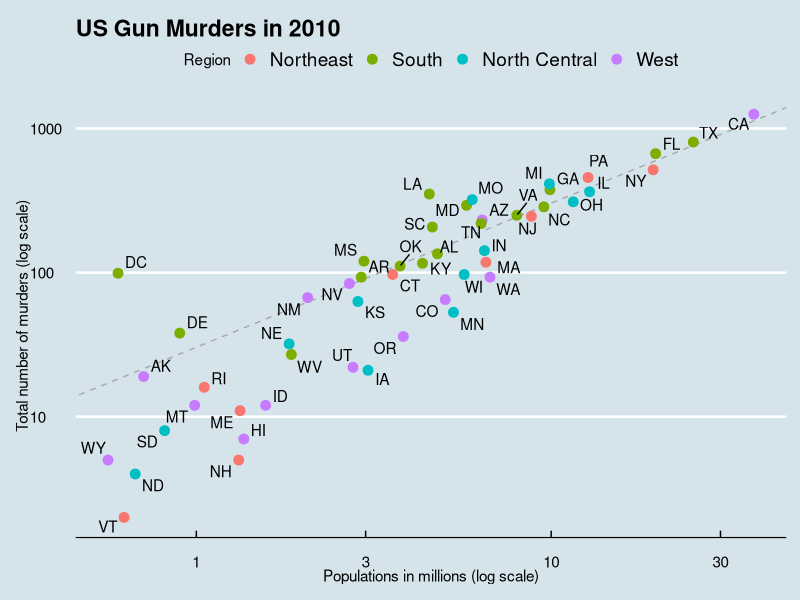
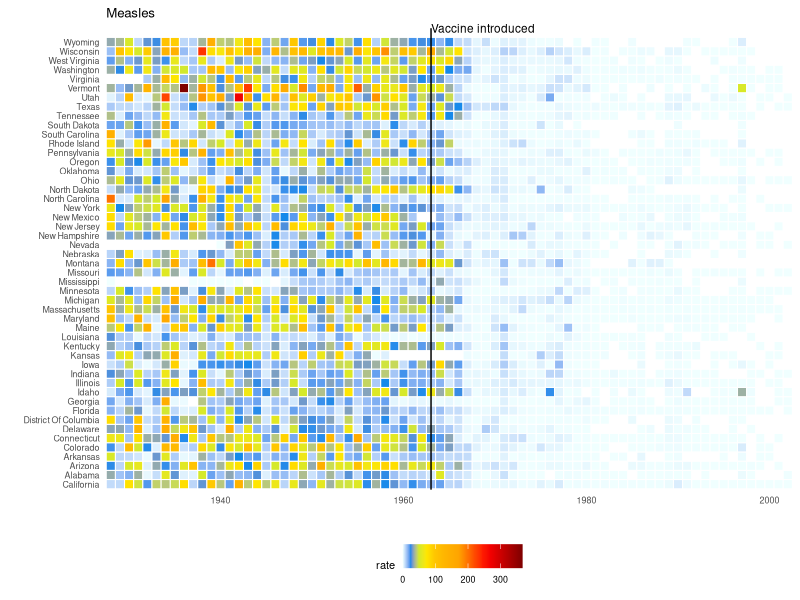
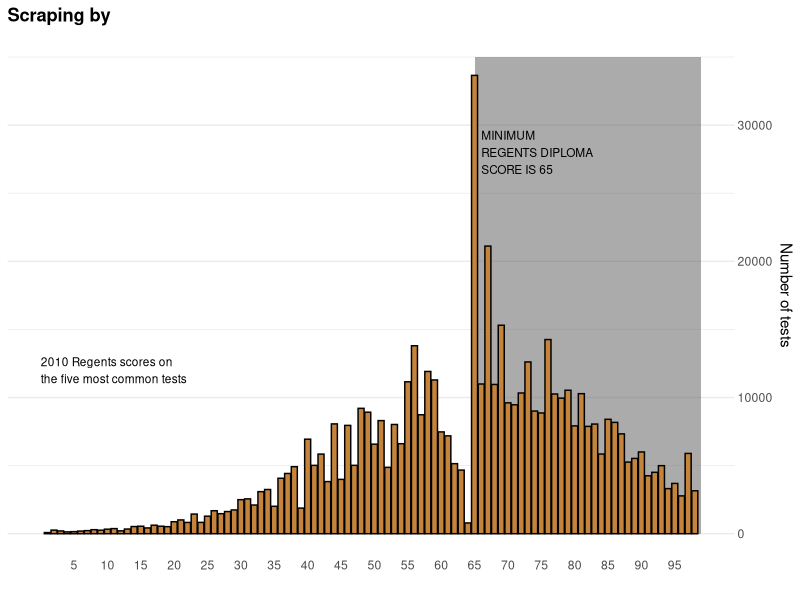
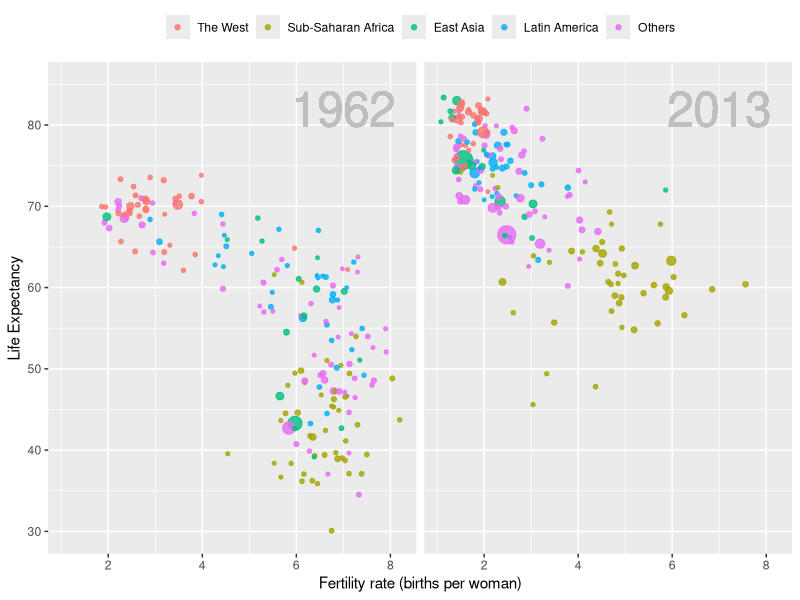

Recreate these plots in R, in order.
## ---- chunk 1
img_path <- "dataviz/img"
## ---- chunk 2
library(dslabs)
data(murders)
head(murders)
## ---- chunk 3
library(tidyverse)
library(ggthemes)
library(ggrepel)

r <- murders |>
  summarize(pop=sum(population), tot=sum(total)) |>
  mutate(rate = tot/pop*10^6) |> pull(rate)

murders |> ggplot(aes(x = population/10^6, y = total, label = abb)) +
  geom_abline(intercept = log10(r), lty=2, col="darkgrey") +
  geom_point(aes(color=region), size = 3) +
  geom_text_repel() +
  scale_x_log10() +
  scale_y_log10() +
  xlab("Populations in millions (log scale)") +
  ylab("Total number of murders (log scale)") +
  ggtitle("US Gun Murders in 2010") +
  scale_color_discrete(name="Region") +
  theme_economist()
## ---- chunk 4
#knitr::include_graphics(file.path(img_path,"wsj-vaccines.png"))
data(us_contagious_diseases)
the_disease <- "Measles"
dat <- us_contagious_diseases |>
  filter(!state%in%c("Hawaii","Alaska") & disease == the_disease) |>
  mutate(rate = count/ population * 10000 * 52/ weeks_reporting) |>
  mutate(state = reorder(state, rate))

jet.colors <-
  colorRampPalette(c("#F0FFFF", "cyan", "#007FFF", "yellow", "#FFBF00", "orange", "red", "#7F0000"), bias = 2.25)

dat |> ggplot(aes(year, state, fill = rate)) +
  geom_tile(color = "white", size=0.35) +
  scale_x_continuous(expand=c(0,0)) +
  scale_fill_gradientn(colors = jet.colors(16), na.value = 'white') +
  geom_vline(xintercept=1963, col = "black") +
  theme_minimal() +
  theme(panel.grid = element_blank()) +
  coord_cartesian(clip = 'off') +
  ggtitle(the_disease) +
  ylab("") +
  xlab("") +
  theme(legend.position = "bottom", text = element_text(size = 8)) +
  annotate(geom = "text", x = 1963, y = 50.5, label = "Vaccine introduced", size = 3, hjust=0)
## ---- chunk 5
#knitr::include_graphics(file.path(img_path,"nythist.png"))
data("nyc_regents_scores")
nyc_regents_scores$total <- rowSums(nyc_regents_scores[,-1], na.rm=TRUE)

nyc_regents_scores |>
  filter(!is.na(score)) |>
  ggplot(aes(score, total)) +
  annotate("rect", xmin = 65, xmax = 99, ymin = 0, ymax = 35000, alpha = .5) +
  geom_bar(stat = "identity", color = "black", fill = "#C4843C") +
  annotate("text", x = 66, y = 28000, label = "MINIMUM\nREGENTS DIPLOMA\nSCORE IS 65", hjust = 0, size = 3) +
  annotate("text", x = 0, y = 12000, label = "2010 Regents scores on\nthe five most common tests", hjust = 0, size = 3) +
  scale_x_continuous(breaks = seq(5, 95, 5), limit = c(0,99)) +
  scale_y_continuous(position = "right") +
  ggtitle("Scraping by") +
  xlab("") + ylab("Number of tests") +
  theme_minimal() +
  theme(panel.grid.major.x = element_blank(),
        panel.grid.minor.x = element_blank(),
        axis.ticks.length = unit(-0.2, "cm"),
        plot.title = element_text(face = "bold"))
## ---- chunk 6
data(gapminder)

west <- c("Western Europe","Northern Europe","Southern Europe",
          "Northern America","Australia and New Zealand")

gapminder <- gapminder |>
  mutate(group = case_when(
    region %in% west ~ "The West",
    region %in% c("Eastern Asia", "South-Eastern Asia") ~ "East Asia",
    region %in% c("Caribbean", "Central America", "South America") ~ "Latin America",
    continent == "Africa" & region != "Northern Africa" ~ "Sub-Saharan Africa",
    TRUE ~ "Others"))
gapminder <- gapminder |>
  mutate(group = factor(group, levels = rev(c("Others", "Latin America", "East Asia","Sub-Saharan Africa", "The West"))))

years <- c(1962, 2013)
p <- filter(gapminder, year%in%years & !is.na(group) &
              !is.na(fertility) & !is.na(life_expectancy)) |>
  mutate(population_in_millions = population/10^6) |>
  ggplot( aes(fertility, y=life_expectancy, col = group, size = population_in_millions)) +
  geom_point(alpha = 0.8) +
  guides(size=FALSE) +
  theme(plot.title = element_blank(), legend.title = element_blank()) +
  coord_cartesian(ylim = c(30, 85)) +
  xlab("Fertility rate (births per woman)") +
  ylab("Life Expectancy") +
  geom_text(aes(x=7, y=82, label=year), cex=12, color="grey") +
  facet_grid(. ~ year)

p + theme(strip.background = element_blank(),
          strip.text.x = element_blank(),
          strip.text.y = element_blank(),
          legend.position = "top")
